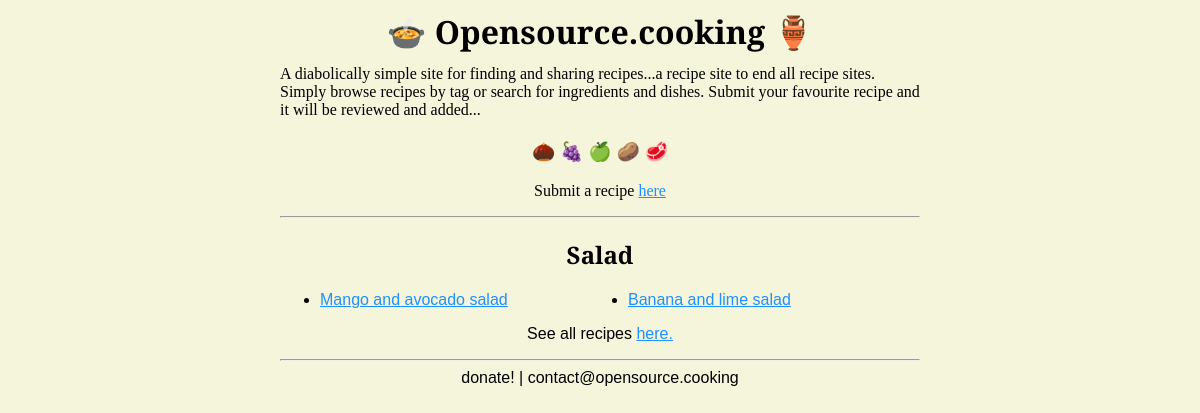
The app's page /tags/saladr65dg/ with its own data.
### recipes/models.py (models this page shows, shortened)
class Tag(models.Model):
  name = models.CharField(max_length=100)
  visible = models.BooleanField(default=False)
  slug = models.SlugField(unique=True, default=ran_string(18))
  def __str__(self):
    return self.name

class Recipe(models.Model):
  title = models.CharField(max_length=200)
  author = models.CharField(max_length=100, default="Anonymous")
  email = models.EmailField(max_length=254, blank=True)
  date_submitted = models.DateTimeField(auto_now_add=True)
  tags = models.ManyToManyField('Tag', related_name='recipes', blank=True)
  description = models.TextField(max_length=200, default=None)
  ingredients = models.TextField()
  instructions = models.TextField()
  link1 = models.URLField(max_length=300, blank=True)
  link2 = models.URLField(max_length=300, blank=True)
  visible = models.BooleanField(default=False)
  recipe_slug = models.SlugField(unique=True, default=ran_string(18))

### recipes/views.py (the view)
# urls.py: path('tags/<slug:slug>/', views.tag_view, name='tag'),
def tag_view(request, slug):
    tag = Tag.objects.filter(slug=slug, visible=True)
    recipes=Recipe.objects.filter(
        tags__in=tag,
        visible=True
    )
    context = {
        "tag" : tag[0],
        "recipes_in_tag": recipes,
    }
    return render(request, "recipes/tag.html", context)

### recipes/templates/recipes/tag.html
{% extends "recipes/base.html" %}
{% block content %}
<p class="st" style="text-align: center;">Submit a recipe <a href="/submit/">here</a></p>
<hr>
<h2>{{ tag|title}}</h2>
{% if recipes_in_tag %}
    <ul id=artlist>
        {% for recipe in recipes_in_tag %}
            <li><a href="{% url 'recipes:detail' recipe.recipe_slug %}">{{ recipe.title }}</a></li>
        {% endfor %}
    </ul>
{% else %}
    <p> No recipes yet for this tag!</p>
{% endif %}
<p style="text-align: center;"> See all recipes <a href="/">here.</a></p>
{% endblock %}

### recipes/templates/recipes/base.html (style rules this page uses)
html { max-width: 100%; font-size: 100%; }
body { background: #F5F5DC; color: black ; max-width: 40em ; margin: auto; padding: 0 16px ; margin-bottom: 20em; font-family: sans-serif; font-size: 1em; }
p { font-family: sans-serif; }
a { color:dodgerblue; }
ul { column-count: 2; }
li { inline-block; font-size: 1em; }
.st { font-family: 'Spectral', serif; }
h2 { color:black ; text-align: center; font-family: 'Spectral', serif ; }
hr { color:black; }
@media (min-width: 55em) { #artlist { column-count: 2 ; } }

### records on screen
Tag: name "Salad"
Recipe: title "Mango and avocado salad"
Recipe: title "Banana and lime salad"
